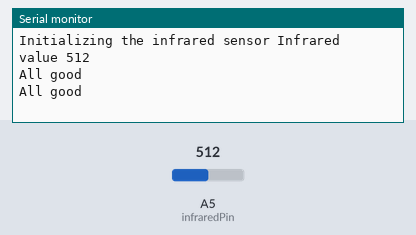
A sketch run on a simulated Arduino Uno, built with avr-gcc and run on an emulated ATmega328P. Parts: the last lines printed to the serial monitor. Inputs (shaded band) come from the test bench; at power-on: A5 (infraredPin) = 512.

Above: at 1.2 s.
1.3 s: A5 (infraredPin) set to 0
At 2.4 s:
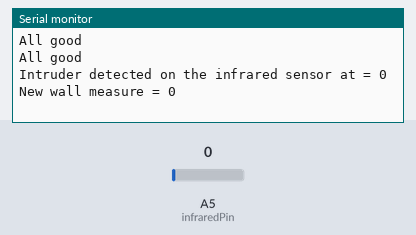
3.5 s: A5 (infraredPin) set to 511
At 5.8 s:
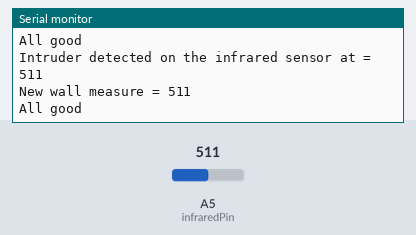

The sketch:

IR_Sensor_Test.ino
```cpp
// Arduino Code to measure distance with a Sharp GP2D12 sensor
// www.swanrobotics.com

const int infraredPin = A5; // Sensor is connected to the analog A0
int IR_distance; //Sensor result
int IR_range = 500; //Diference between distance change
int IR_wall; //Original distance

const int buzzerPin = 7;

float fltSensorCalc = 0; //Calculated value

void setup(){
  Serial.begin(9600); // Setup communication with computer to present results serial monitor
  startInfrared();
}

void loop(){
  // read the value from the ir sensor
  readInfrared();
  delay(1000); //Wait
}

void startInfrared(){
  Serial.print("Initializing the infrared sensor ");
  IR_wall = analogRead(infraredPin);
  Serial.print("Infrared value ");
  Serial.println(IR_wall);
}

void readInfrared(){
  IR_distance = analogRead(infraredPin); //Get sensor value
  if (IR_distance > (IR_wall + IR_range) || IR_distance < (IR_wall - IR_range)){
    Serial.print("Intruder detected on the infrared sensor at = ");
    Serial.println(IR_distance);
    IR_wall = IR_distance;
    Serial.print("New wall measure = "); // Update the wall measure
    Serial.println(IR_wall);
    //intruderDetected();
    // Send the value to Andreas board
    /*String temp = String(IR_distance, 2); // 2 say how many decimals we want
    client.publish(infraredSensorTopic, temp.c_str());*/
  }
  else{
    Serial.println("All good");
  }
}
```

Measured:
- after the input at 1.3 s, the serial monitor: prints a new line after 0.70 s (image 1)
- after the input at 3.5 s, the serial monitor: prints a new line after 0.51 s (image 2)
